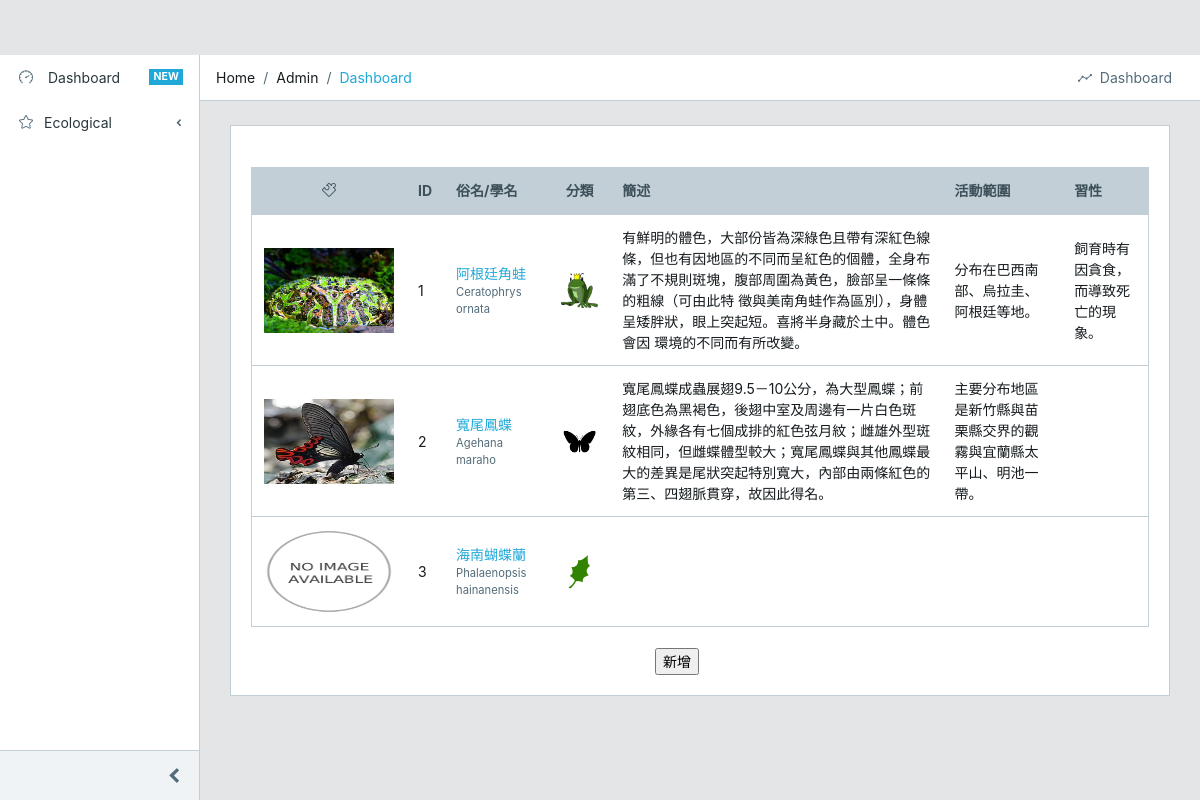
The page / on the database its author committed.
### tables this page shows
CREATE TABLE `data` (
  `ID` bigint(20) UNSIGNED NOT NULL,
  `usual_name` varchar(200) DEFAULT NULL,
  `classification` tinyint(4) DEFAULT NULL,
  `s_kingdom` varchar(200) DEFAULT NULL,
  `s_kingdom_chinese` varchar(200) DEFAULT NULL,
  `s_phylum` varchar(200) DEFAULT NULL,
  `s_phylum_chinese` varchar(200) DEFAULT NULL,
  `s_class` varchar(200) DEFAULT NULL,
  `s_class_chinese` varchar(200) DEFAULT NULL,
  `s_order` varchar(200) DEFAULT NULL,
  `s_order_chinese` varchar(200) DEFAULT NULL,
  `s_family` varchar(200) DEFAULT NULL,
  `s_family_chinese` varchar(200) DEFAULT NULL,
  `s_genus` varchar(200) DEFAULT NULL,
  `s_genus_chinese` varchar(200) DEFAULT NULL,
  `s_species` varchar(200) DEFAULT NULL,
  `s_species_chinese` varchar(200) DEFAULT NULL,
  `scientific_name` varchar(200) DEFAULT NULL,
  `scientific_name_chinese` varchar(200) DEFAULT NULL,
  `description` text,
  `acting_scope` varchar(200) DEFAULT NULL,
  `habit` varchar(200) DEFAULT NULL,
  `image` text
);

### model.php (the view, shortened to what this page needs)
<?php
	require_once("connect_db.php");
	function get_All_Info()
	{
		global $con;
		$sql = "SELECT * FROM data";
		$result = mysqli_query($con,$sql);
		return $result;
	}
  function get_class_image($classification)
  {
    $img = "";
    switch ($classification)
    {
      case 1:
        $img = "frog.png";
        break;
      case 2:
        $img = "butterfly.png";
        break;
      case 3:
        $img = "leaf.png";
        break;
    }
    return $img;
  }
	function show_Info_list($result)
	{
		while($array = mysqli_fetch_assoc($result))
		{
			echo '<tr>
              <td align="center">
                <div style="height:85px;width:130px;">
                  <a href="data_info.php?id='.$array['ID'].'">';
      if(strcmp($array['image'],"")==0)
      {
        echo '<img src="src/no_img.png" class="thub">';
      }
      else
      {
        echo '<img src="'.$array['image'].'" class="thub">';
      }
      echo '</a>
                </div>
              </td>
              <td>'.$array['ID'].'</td>
              <td>
                <div><a href="data_info.php?id='.$array['ID'].'">'.$array['usual_name'].'</a></div>
                <div class="small text-muted">
                  <span>'.$array['scientific_name'].'</span>
                </div>
              </td>
              <td class="text-center">
                <img src="src/'.get_class_image($array['classification']).'" class="cl">
              </td>
              <td>'.$array['description'].'</td>
              <td>'.$array['acting_scope'].'</td>
              <td>'.$array['habit'].'</td>
          </tr>';
		}
	}
?>

### index.php (shortened to what this page needs)
<!DOCTYPE html>
<html>
<head>
	<link href="vendors/css/font-awesome.min.css" rel="stylesheet">
	<link href="vendors/css/simple-line-icons.min.css" rel="stylesheet">
	<link href="css/style.css" rel="stylesheet">
</head>
<body class="app header-fixed sidebar-fixed aside-menu-fixed aside-menu-hidden">
 <div class="app-body">
    <div class="sidebar">
      <nav class="sidebar-nav">
        <ul class="nav">
          <li class="nav-item">
            <a class="nav-link" href="index.php"><i class="icon-speedometer"></i> Dashboard <span class="badge badge-primary">NEW</span></a>
          </li>
          <li class="nav-item nav-dropdown">
            <a class="nav-link nav-dropdown-toggle" href="#"><i class="icon-star"></i>Ecological</a>
          </li>
        </ul>
      </nav>
      <button class="sidebar-minimizer brand-minimizer" type="button"></button>
    </div>
    <main class="main">
      <ol class="breadcrumb">
        <li class="breadcrumb-item">Home</li>
        <li class="breadcrumb-item">Admin</li>
        <li class="breadcrumb-item active"><a href="index.php">Dashboard</a></li>
        <li class="breadcrumb-menu d-md-down-none">
          <div class="btn-group" role="group" aria-label="Button group">
            <a class="btn" href="./index.php"><i class="icon-graph"></i> &nbsp;Dashboard</a>
          </div>
        </li>
      </ol>
      <div class="container-fluid">
        <div class="animated fadeIn">
          <div class="row">
            <div class="col-md-12">
              <div class="card">
                <div class="card-body">
                  <br>
                  <table class="table table-responsive-sm table-hover table-outline mb-0">
                    <thead class="thead-light">
                      <tr>
                        <th class="text-center"><i class="icon-puzzle"></i></th>
                        <th>ID</th>
                        <th>俗名/學名</th>
                        <th class="text-center">分類</th>
                        <th>簡述</th>
                        <th>活動範圍</th>
                        <th>習性</th>
                      </tr>
                    </thead>
                    <tbody>
                      <?php
                        require_once("model.php");
                        show_Info_list(get_All_Info());
                      ?>
                    </tbody>
                  </table>
                  <br/>
                  <form method="post" action="./controller.php" enctype="multipart/form-data">
                  <input type="submit" value="新增" style="position: relative;left: 45%;">
                  </form>
                </div>
              </div>
            </div>
          </div>
        </div>
      </div>
    </main>
  </body>
</html>

### index.php (style rules this page uses)
img.thub { height:85px; width:130px; }
.cl { height:35px; }

### rows shown on the page
data: image (picture), ID "1", usual_name "阿根廷角蛙", scientific_name "Ceratophrys ornata", shows a picture, description "有鮮明的體色，大部份皆為深綠色且帶有深紅色線條，但也有因地區的不同而呈紅色的個體，全身布滿了不規則斑塊，腹部周圍為黃色，臉部呈一條條的粗線（可由此特 徵與美南角蛙作為區別），身體呈矮胖狀，眼上突起短。喜將半身藏於土中。體色會因 環境的不同而有所改變。", acting_scope "分布在巴西南部、烏拉圭、阿根廷等地。", habit "飼育時有因貪食，而導致死亡的現象。"
data: image (picture), ID "2", usual_name "寬尾鳳蝶", scientific_name "Agehana maraho", shows a picture, description "寬尾鳳蝶成蟲展翅9.5－10公分，為大型鳳蝶；前翅底色為黑褐色，後翅中室及周邊有一片白色斑紋，外緣各有七個成排的紅色弦月紋；雌雄外型斑紋相同，但雌蝶體型較大；寬尾鳳蝶與其他鳳蝶最大的差異是尾狀突起特別寬大，內部由兩條紅色的第三、四翅脈貫穿，故因此得名。", acting_scope "主要分布地區是新竹縣與苗栗縣交界的觀霧與宜蘭縣太平山、明池一帶。"
data: ID "3", usual_name "海南蝴蝶蘭", scientific_name "Phalaenopsis hainanensis", shows a picture
